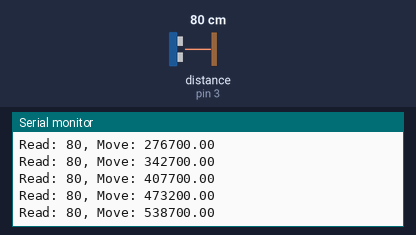
Simulated run of this sketch. Board: Arduino Uno, built with avr-gcc and run on an emulated ATmega328P. Parts: the last lines printed to the serial monitor. The inputs (shaded band) are chosen by the test bench; at power-on: distance to the obstacle (sensor on pin 3) 80 cm.

Above: at 1.2 s.
1.3 s: distance to the obstacle (sensor on pin 3) set to 2 cm
At 1.43 s:
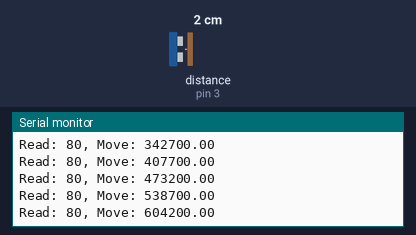
2.8 s: distance to the obstacle (sensor on pin 3) set to 4 cm
At 2.82 s:
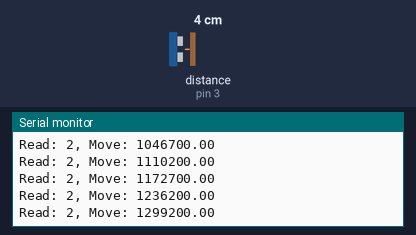
Timing chart, 0 to 5.8 s (numbered marks = the images above; inputs shaded):
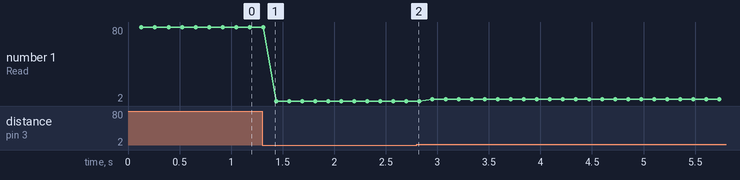

Measured:
- plotted number 1: 80 → 2 after the input at 1.3 s

The sketch:

PID_Practice.ino
```cpp
#include <SR04.h>
//PID constants
double kp = 2;
double ki = 5;
double kd = 1;

unsigned long currentTime, previousTime;
double elapsedTime;
double error;
double lastError;
double input, output, setPoint;
double cumError, rateError;
double Setpoint = 100;
long dist;
SR04 sr04 = SR04(2,3);

void setup(){
        setPoint = 0;
        Serial.begin(115200);//set point at zero degrees
}

void loop(){
        dist = sr04.Distance();                //read from rotary encoder connected to A0
        output = computePID(input);
        delay(100);
        Serial.println("Read: "+String(dist)+", Move: "+String(output));

}

double computePID(double inp){
        currentTime = millis();                //get current time
        elapsedTime = (double)(currentTime - previousTime);        //compute time elapsed from previous computation

        error = Setpoint - inp;                                // determine error
        cumError += error * elapsedTime;                // compute integral
        rateError = (error - lastError)/elapsedTime;   // compute derivative

        double out = kp*error + ki*cumError + kd*rateError;                //PID output

        lastError = error;                                //remember current error
        previousTime = currentTime;                        //remember current time

        return out;                                        //have function return the PID output
}
```
